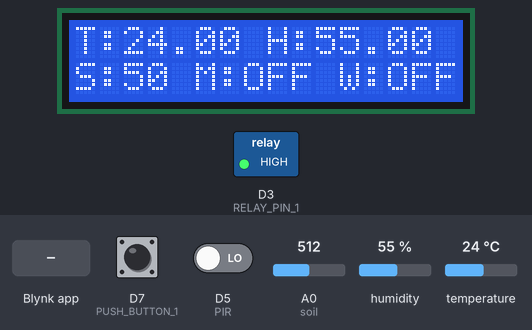
Recording of a sketch running on a simulated ESP8266 (NodeMCU). On the bench: 16×2 character LCD, switched loads named in the sketch (green lamp = pin HIGH). The test bench sets the inputs (shaded band); at power-on: D7 (PUSH_BUTTON_1) HIGH, humidity 55 %, A0 (soil) = 512, temperature 24 °C, D5 (PIR) LOW. WiFi joins after 1.5 s; servers stay silent unless stated.

Above: at 6.1 s.
6.2 s: D7 (PUSH_BUTTON_1) pulled LOW for 1 s
At 7.0 s:
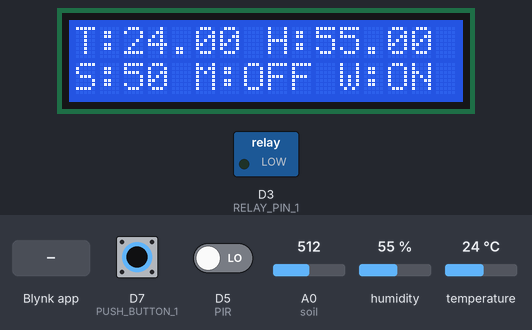
8.7 s: Blynk app writes 1 to V6
At 9.9 s:
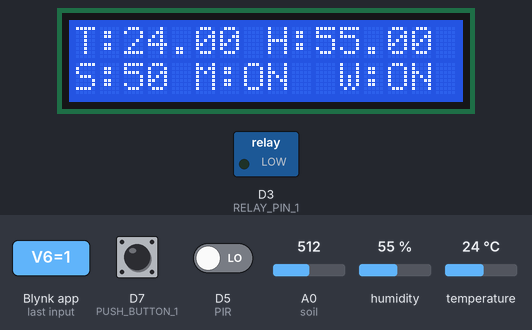
10.2 s: D7 (PUSH_BUTTON_1) pulled LOW for 3.2 s
At 11.3 s:
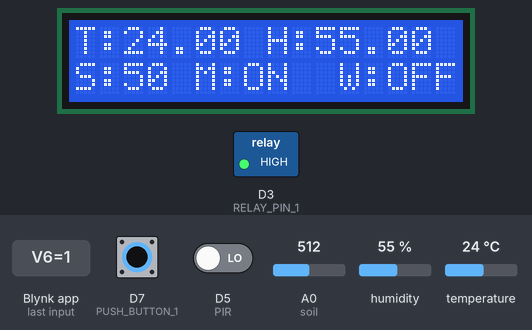
14.9 s: humidity set to 22 %
At 16.6 s:
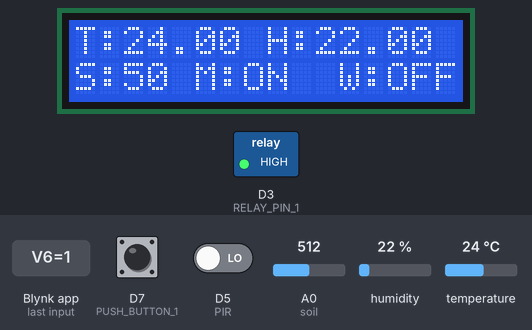
17.0 s: A0 (soil) set to 716
At 18.2 s:
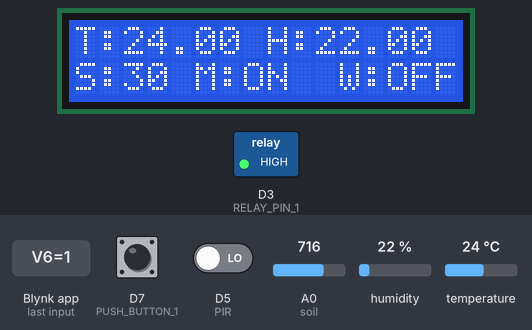
18.5 s: temperature set to 12 °C
At 20.0 s:
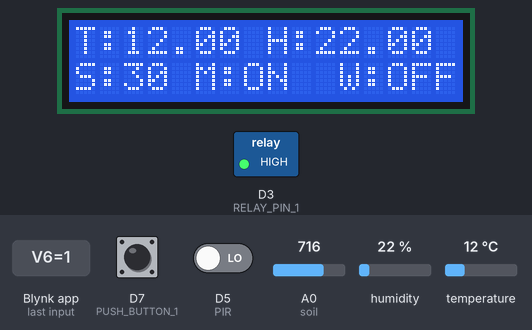
Timing chart, 0 to 21.5 s (numbered marks = the images above; inputs shaded):
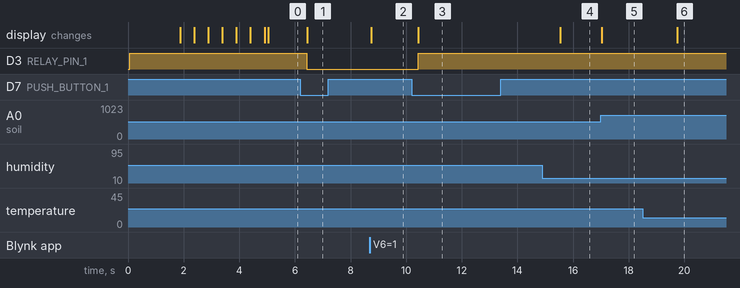

The sketch:

Smart_Agriculture_using_IOT_and_ML.ino
```cpp
// Blynk IOT Smart Agriculture Monitoring System

/* Connections
Relay. D3
Btn.   D7
Soil.  A0
PIR.   D5
SDA.   D2
SCL.   D1
Temp.  D4
*/

//Include the library files
#define BLYNK_PRINT Serial
#define BLYNK_TEMPLATE_ID "TMPL3QrM6R0ym"
#define BLYNK_TEMPLATE_NAME "Smart Agriculture"
#define BLYNK_AUTH_TOKEN "x_zCFUSrb8Henyq6Ih1PWQgq07XEeRnB"
#include <LiquidCrystal_I2C.h>
#include <ESP8266WiFi.h>
#include <Wire.h>
#include <BlynkSimpleEsp8266.h>
#include <DHT.h>
#include <math.h>


char auth[] = "x_zCFUSrb8Henyq6Ih1PWQgq07XEeRnB";  //Blynk Auth token
char ssid[] = "URNANBAN";  //WIFI SSID
char pass[] = "zamil@321";  //WIFI Password

// Initialize the LCD display
LiquidCrystal_I2C lcd(0x27, 16, 2);

// DHT sensor setup
DHT dht(D4, DHT11); // DHT11 Temperature Sensor

// Component pins
#define soil A0     // Soil Moisture Sensor
#define PIR D5      // PIR Motion Sensor
#define RELAY_PIN_1 D3   // Relay
#define PUSH_BUTTON_1 D7   // Button
#define VPIN_BUTTON_1 V12

// Variables
int relay1State = HIGH;
int pushButton1State = LOW;
int PIR_ToggleValue;

// Initialize Blynk timer
BlynkTimer timer;

void setup() {
  Serial.begin(9600);
  lcd.begin();
  lcd.backlight();
  pinMode(PIR, INPUT);

  pinMode(RELAY_PIN_1, OUTPUT);
  digitalWrite(RELAY_PIN_1, relay1State);

  pinMode(PUSH_BUTTON_1, INPUT_PULLUP);

  Blynk.begin(BLYNK_AUTH_TOKEN, ssid, pass, "blynk.cloud", 80);
  dht.begin();

  lcd.setCursor(0, 0);
  lcd.print("  Initializing  ");
  for (int a = 5; a <= 10; a++) {
    lcd.setCursor(a, 1);
    lcd.print(".");
    delay(500);
  }
  lcd.clear();
  lcd.setCursor(11, 1);
  lcd.print("W:OFF");

  // Call the functions
  timer.setInterval(100L, soilMoistureSensor);
  timer.setInterval(100L, DHT11sensor);
  timer.setInterval(500L, checkPhysicalButton);
}

void loop() {
  if (PIR_ToggleValue == 1) {
    lcd.setCursor(5, 1);
    lcd.print("M:ON ");
    PIRsensor();
  } else {
    lcd.setCursor(5, 1);
    lcd.print("M:OFF");
    WidgetLED LED(V5);
    LED.off();
  }

  if (relay1State == LOW) {
    lcd.setCursor(11, 1);
    lcd.print("W:ON ");
  } else {
    lcd.setCursor(11, 1);
    lcd.print("W:OFF");
  }

  Blynk.run();
  timer.run();
}

//Get the DHT11 sensor values
void DHT11sensor() {
  float h = dht.readHumidity();
  float t = dht.readTemperature();

  if (isnan(h) || isnan(t)) {
    Serial.println("Failed to read from DHT sensor!");
    return;
  }

  // Round off temperature and humidity to one decimal place
  t = round(t*10)/10;
  h = round(h*10)/10;

  Blynk.virtualWrite(V0, t);
  Blynk.virtualWrite(V1, h);

  lcd.setCursor(0, 0);
  lcd.print("T:");
  lcd.print(t);

  lcd.setCursor(8, 0);
  lcd.print("H:");
  lcd.print(h);
}

//Get the soil moisture values
void soilMoistureSensor() {
  int value = analogRead(soil);
  value = map(value, 0, 1024, 0, 100);
  value = (value - 100) * -1;

  Blynk.virtualWrite(V3, value);
  lcd.setCursor(0, 1);
  lcd.print("S:");
  lcd.print(value);

}

//Get the PIR sensor values
void PIRsensor() {
  bool value = digitalRead(PIR);
  if (value) {
    Blynk.logEvent("pirmotion","WARNNG! Motion Detected!"); //Enter your Event Name
    WidgetLED LED(V5);
    LED.on();
  } else {
    WidgetLED LED(V5);
    LED.off();
  }
  }

BLYNK_WRITE(V6) {
  PIR_ToggleValue = param.asInt();
}

BLYNK_CONNECTED() {
  Blynk.syncVirtual(VPIN_BUTTON_1);
}

BLYNK_WRITE(VPIN_BUTTON_1) {
  relay1State = param.asInt();
  digitalWrite(RELAY_PIN_1, relay1State);
}


void checkPhysicalButton() {
  if (digitalRead(PUSH_BUTTON_1) == LOW) {
    // Toggle the relay state only if the button state changes
    if (pushButton1State != LOW) {
      relay1State = !relay1State;
      digitalWrite(RELAY_PIN_1, relay1State);
      Blynk.virtualWrite(VPIN_BUTTON_1, relay1State);
    }
    pushButton1State = LOW;
  } else {
    pushButton1State = HIGH;
  }
}
```

Measured:
- after the input at 6.2 s, D3 (RELAY_PIN_1): HIGH → LOW after 0.23 s; the display: changes after 0.24 s (image 1)
- after the input at 8.7 s, the display: changes at once (image 2)
- after the input at 10.2 s, D3 (RELAY_PIN_1): LOW → HIGH after 0.23 s; the display: changes after 0.24 s (image 3)
- after the input at 14.9 s, the display: changes after 0.65 s (image 4)
- after the input at 17.0 s, the display: changes at once (image 5)
- after the input at 18.5 s, the display: changes after 1.3 s (image 6)
